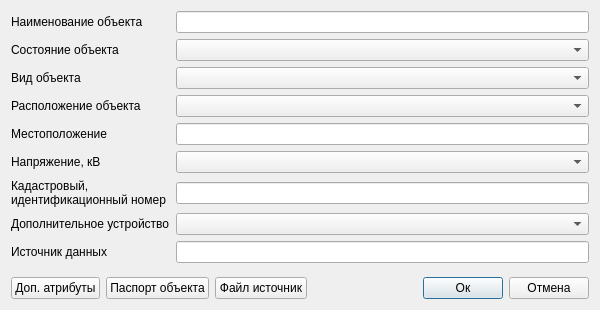
<?xml version="1.0" encoding="UTF-8"?>
<ui version="4.0">
 <class>Dialog</class>
 <widget class="QDialog" name="Dialog">
  <property name="geometry">
   <rect>
    <x>0</x>
    <y>0</y>
    <width>600</width>
    <height>310</height>
   </rect>
  </property>
  <property name="minimumSize">
   <size>
    <width>600</width>
    <height>310</height>
   </size>
  </property>
  <property name="windowTitle">
   <string>Сети электроснабжения</string>
  </property>
  <property name="accessibleName">
   <string notr="true">btnSave</string>
  </property>
  <layout class="QVBoxLayout" name="verticalLayout_2">
   <item>
    <layout class="QGridLayout" name="gridLayout_2">
     <item row="0" column="1">
      <layout class="QHBoxLayout" name="horizontalLayout_4">
       <item>
        <layout class="QGridLayout" name="gridLayout_3">
         <item row="7" column="0">
          <widget class="QLabel" name="label_24">
           <property name="text">
            <string>Кадастровый,
идентификационный номер</string>
           </property>
          </widget>
         </item>
         <item row="6" column="0">
          <widget class="QLabel" name="label">
           <property name="text">
            <string>Напряжение, кВ</string>
           </property>
          </widget>
         </item>
         <item row="1" column="0">
          <widget class="QLabel" name="label_10">
           <property name="text">
            <string>Состояние объекта</string>
           </property>
          </widget>
         </item>
         <item row="0" column="1">
          <widget class="QLineEdit" name="tbDenomination">
           <property name="clearButtonEnabled">
            <bool>true</bool>
           </property>
          </widget>
         </item>
         <item row="2" column="1">
          <widget class="QComboBox" name="cbObjectType">
           <property name="accessibleName">
            <string notr="true">cbPipeType</string>
           </property>
          </widget>
         </item>
         <item row="5" column="0">
          <widget class="QLabel" name="label_5">
           <property name="text">
            <string>Местоположение</string>
           </property>
          </widget>
         </item>
         <item row="4" column="1">
          <widget class="QgsCheckableComboBox" name="cbArrangement"/>
         </item>
         <item row="9" column="0">
          <widget class="QLabel" name="label_25">
           <property name="text">
            <string>Источник данных</string>
           </property>
          </widget>
         </item>
         <item row="5" column="1">
          <widget class="QLineEdit" name="tbLocation">
           <property name="clearButtonEnabled">
            <bool>true</bool>
           </property>
          </widget>
         </item>
         <item row="6" column="1">
          <widget class="QComboBox" name="cbVoltage"/>
         </item>
         <item row="7" column="1">
          <widget class="QLineEdit" name="tbCadastralNumber">
           <property name="clearButtonEnabled">
            <bool>true</bool>
           </property>
          </widget>
         </item>
         <item row="4" column="0">
          <widget class="QLabel" name="label_2">
           <property name="text">
            <string>Расположение объекта</string>
           </property>
          </widget>
         </item>
         <item row="1" column="1">
          <widget class="QComboBox" name="cbObjectState">
           <property name="accessibleName">
            <string notr="true">cbPipeType</string>
           </property>
          </widget>
         </item>
         <item row="0" column="0">
          <widget class="QLabel" name="label_4">
           <property name="text">
            <string>Наименование объекта</string>
           </property>
          </widget>
         </item>
         <item row="2" column="0">
          <widget class="QLabel" name="label_11">
           <property name="text">
            <string>Вид объекта</string>
           </property>
          </widget>
         </item>
         <item row="9" column="1">
          <widget class="QLineEdit" name="tbDataSource">
           <property name="clearButtonEnabled">
            <bool>true</bool>
           </property>
          </widget>
         </item>
         <item row="8" column="0">
          <widget class="QLabel" name="label_3">
           <property name="text">
            <string>Дополнительное устройство</string>
           </property>
          </widget>
         </item>
         <item row="8" column="1">
          <widget class="QComboBox" name="cbAdditionalDevice"/>
         </item>
        </layout>
       </item>
      </layout>
     </item>
     <item row="3" column="1">
      <layout class="QHBoxLayout" name="horizontalLayout">
       <item>
        <widget class="QPushButton" name="btnAdditionalAttributes">
         <property name="text">
          <string>Доп. атрибуты</string>
         </property>
        </widget>
       </item>
       <item>
        <widget class="QPushButton" name="btnObjectPassport">
         <property name="text">
          <string>Паспорт объекта</string>
         </property>
        </widget>
       </item>
       <item>
        <widget class="QPushButton" name="btnDownloadFiles">
         <property name="text">
          <string>Файл источник</string>
         </property>
        </widget>
       </item>
       <item>
        <spacer name="horizontalSpacer">
         <property name="orientation">
          <enum>Qt::Horizontal</enum>
         </property>
         <property name="sizeHint" stdset="0">
          <size>
           <width>40</width>
           <height>20</height>
          </size>
         </property>
        </spacer>
       </item>
       <item>
        <widget class="QPushButton" name="btnOk">
         <property name="accessibleName">
          <string notr="true">btnSave</string>
         </property>
         <property name="text">
          <string>Ок</string>
         </property>
         <property name="default">
          <bool>true</bool>
         </property>
        </widget>
       </item>
       <item>
        <widget class="QPushButton" name="btnCancel">
         <property name="accessibleName">
          <string notr="true">btnCancel</string>
         </property>
         <property name="text">
          <string>Отмена</string>
         </property>
        </widget>
       </item>
      </layout>
     </item>
     <item row="2" column="1">
      <layout class="QHBoxLayout" name="horizontalLayout_2">
       <item>
        <spacer name="verticalSpacer">
         <property name="orientation">
          <enum>Qt::Vertical</enum>
         </property>
         <property name="sizeHint" stdset="0">
          <size>
           <width>20</width>
           <height>40</height>
          </size>
         </property>
        </spacer>
       </item>
      </layout>
     </item>
    </layout>
   </item>
  </layout>
 </widget>
 <customwidgets>
  <customwidget>
   <class>QgsCheckableComboBox</class>
   <extends>QComboBox</extends>
   <header>qgscheckablecombobox.h</header>
  </customwidget>
 </customwidgets>
 <tabstops>
  <tabstop>tbDenomination</tabstop>
  <tabstop>cbObjectState</tabstop>
  <tabstop>cbObjectType</tabstop>
  <tabstop>cbArrangement</tabstop>
  <tabstop>tbLocation</tabstop>
  <tabstop>cbVoltage</tabstop>
  <tabstop>tbCadastralNumber</tabstop>
  <tabstop>cbAdditionalDevice</tabstop>
  <tabstop>tbDataSource</tabstop>
  <tabstop>btnAdditionalAttributes</tabstop>
  <tabstop>btnObjectPassport</tabstop>
  <tabstop>btnDownloadFiles</tabstop>
  <tabstop>btnOk</tabstop>
  <tabstop>btnCancel</tabstop>
 </tabstops>
 <resources/>
 <connections/>
</ui>
